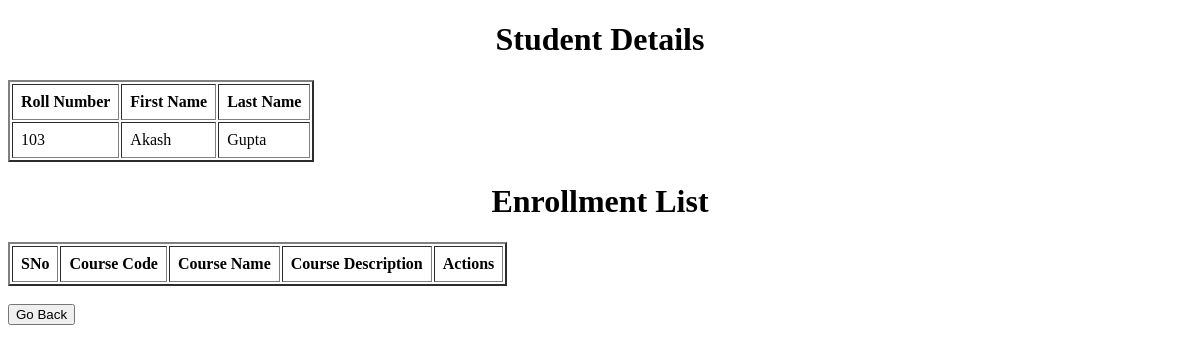
/student/3, run on an earlier commit of the app's database.
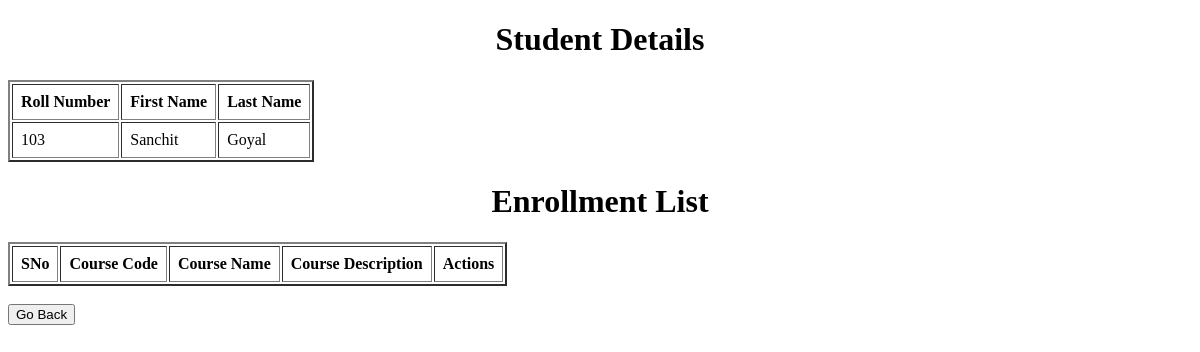
And on a later commit of the database.
### app.py (models this page shows)
class Student(db.Model):
    student_id = db.Column(db.Integer, primary_key = True, autoincrement = True)
    roll_number = db.Column(db.String, unique = True, nullable = False)
    first_name = db.Column(db.String, nullable = False)
    last_name = db.Column(db.String)

### app.py (the view)
@app.route('/student/<int:student_id>')
def student_info(student_id):
    this_student = Student.query.get(student_id)
    print(this_student)
    return render_template("student_info.html", student = this_student)

### templates/student_info.html (shortened to what this page needs)
<!DOCTYPE html>
<html lang="en">
<head>
</head>
<body>
    <h1 style="text-align: center;">Student Details</h1>
    <table id = 'student-detail' border="2" cellpadding="8px">
        <thead>
            <tr>
                <th>Roll Number</th>
                <th>First Name</th>
                <th>Last Name</th>
            </tr>
        </thead>
        <tbody>
            <tr>
                <td>{{ student.roll_number }}</td>
                <td>{{ student.first_name }}</td>
                <td>{{ student.last_name }}</td>
            </tr>
        </tbody>
    </table>
    <h1 style="text-align: center;">Enrollment List</h1>
    <table id = "student-enrollments" border="2" cellpadding="8px">
        <thead>
            <tr>
                <th>SNo</th>
                <th>Course Code</th>
                <th>Course Name</th>
                <th>Course Description</th>
                <th>Actions</th>
            </tr>
        </thead>
    </table><br>
    <a href="/"><button>Go Back</button></a>
</body>
</html>

What changed in the data, as far as the page shows it:
changed Student: first_name "Akash" → "Sanchit"; last_name "Gupta" → "Goyal"
